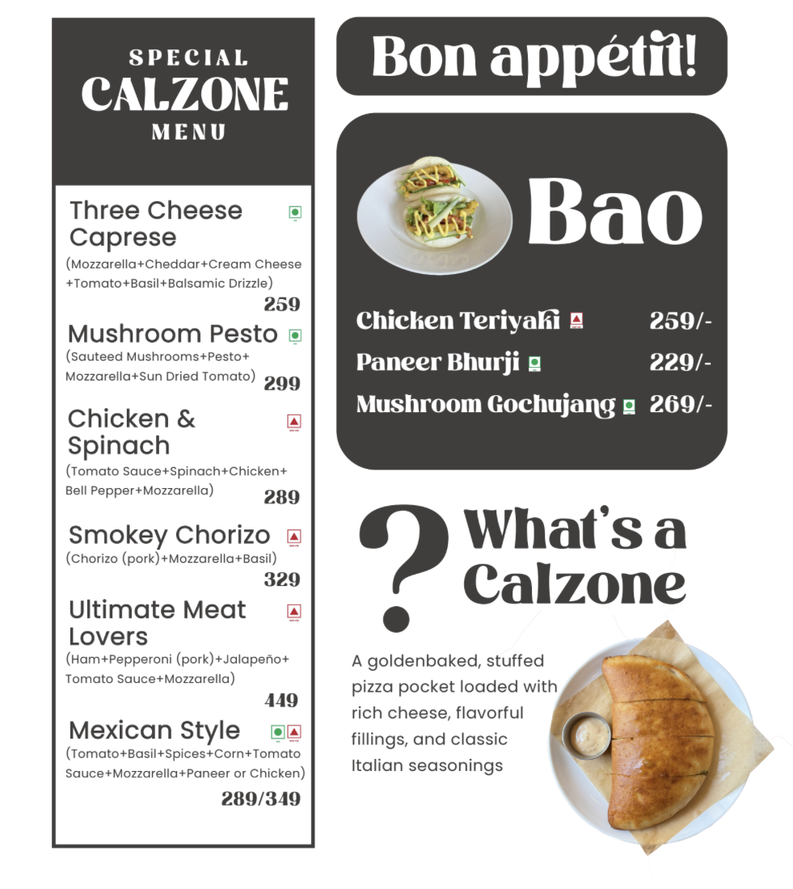
#> input picture data/task_menu_1.png, 793 x 889 px, shrunk from 981 x 1100 before the run
$ jupyter execute --allow-errors check.ipynb
#> lines starting #> are read from the running program, lines starting #| are printed output that depends on the picture; after the words box and inside, x2 and y2 are one past the last pixel; in counts of white or black regions, pixels touching at a corner belong together
[cell 1]
from PIL import Image
import os
import cv2
from matplotlib import pyplot as plt

image_file = os.path.join(os.getcwd(),'data/task_menu_1.png')
im = Image.open(image_file)
#> im is the input picture: PIL image 793x889 RGBA; mean R, G, B, A 192.7, 190.6, 188.1, 255
print(im)
#| <PIL.PngImagePlugin.PngImageFile image mode=RGBA size=793x889 at 0x7F6EFC125490>
image = cv2.imread((image_file))
# im.show()

[cell 2]
#https://stackoverflow.com/questions/28816046/
#displaying-different-images-with-actual-size-in-matplotlib-subplot
def display(im_path):
#> called with im_path = 'data/task_menu_1.png'
    dpi = 80
    im_data = plt.imread(im_path)

    height, width  = im_data.shape[:2]
#> height = 889; width = 793

    # What size does the figure need to be in inches to fit the image?
    figsize = width / float(dpi), height / float(dpi)
#> figsize = (9.91, 11.11)

    # Create a figure of the right size with one axes that takes up the full figure
    fig = plt.figure(figsize=figsize)
    ax = fig.add_axes([0, 0, 1, 1])

    # Hide spines, ticks, etc.
    ax.axis('off')

    # Display the image.
    ax.imshow(im_data, cmap='gray')

    plt.show()

[cell 3]
display(image_file)

## Binarization

[cell 4]
def grayscale(image):
    return cv2.cvtColor(image, cv2.COLOR_RGBA2GRAY)
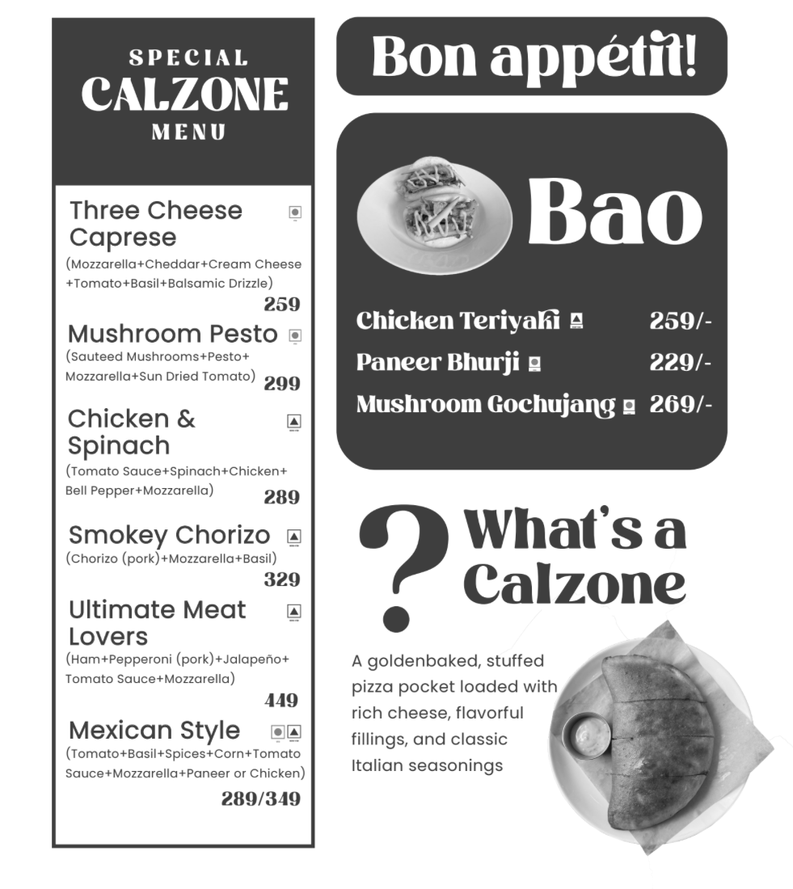
#> returned value: shape (889, 793); min 13, max 255, mean 190.1

[cell 5]
grey_image = grayscale(image)
cv2.imwrite("temp/task_menu_1_gray.png", grey_image)
#> Out = True

[cell 6]
display("temp/task_menu_1_gray.png")

## Inverted Image

[cell 7]
inverted_image = cv2.bitwise_not(grey_image)
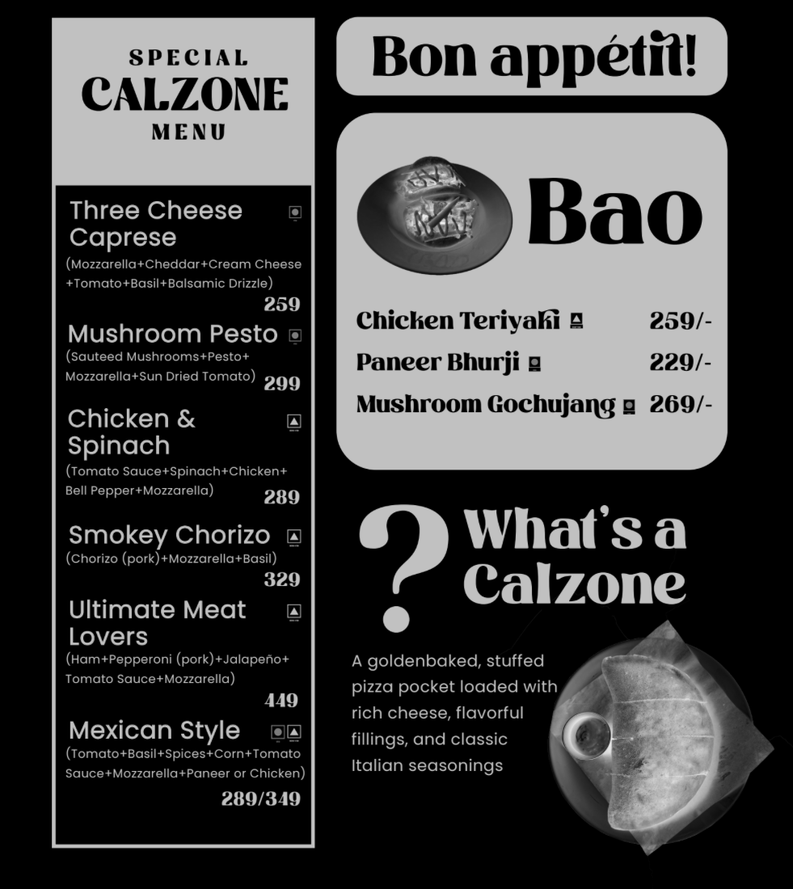
#> inverted_image: shape (889, 793); min 0, max 242, mean 64.9
cv2.imwrite("temp/inverted_task_menu_1.png", inverted_image)
#> Out = True

[cell 8]
display("temp/inverted_task_menu_1.png")

## Noise Removal

[cell 9]
def noise_removal(image):
    import numpy as np
    kernel = np.ones((1, 1), np.uint8)
    image = cv2.dilate(image, kernel, iterations=1)
    kernel = np.ones((1, 1), np.uint8)
    image = cv2.erode(image, kernel, iterations=1)
    image = cv2.morphologyEx(image, cv2.MORPH_CLOSE, kernel)
    image = cv2.medianBlur(image, 3)
#> image: shape (889, 793)
    return (image)

[cell 10]
no_noise = noise_removal(grey_image)
cv2.imwrite("temp/no_noise_task_menu_1.png", no_noise)
#> Out = True

[cell 11]
display("temp/no_noise_task_menu_1.png")

## OCR

[cell 12]
import pytesseract
from PIL import Image
pytesseract.pytesseract.tesseract_cmd = r"C:\Program Files\Tesseract-OCR\tesseract.exe"  # Windows

#> (a cell that did not finish here is left out)

#> (a cell that did not finish here is left out)

This is multicolumnar data, so not accurate. I'll create bouding boxes to seperate each column. App

[cell 15]
gray = gray = cv2.cvtColor(image, cv2.COLOR_BGRA2GRAY)


blur = cv2.GaussianBlur(gray, (5,5), 0)
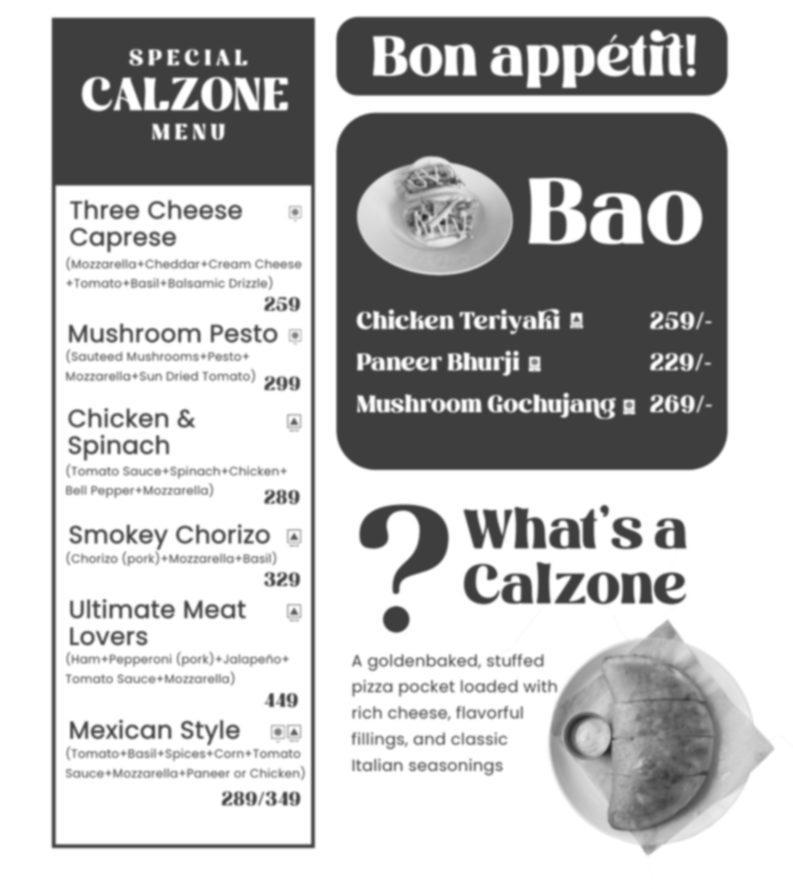
#> blur: shape (889, 793); min 37, max 255, mean 190.8

[cell 16]
cv2.imwrite("temp/index_blur.png", blur)
#> Out = True

[cell 17]
thresh = cv2.threshold(blur, 0, 255, cv2.THRESH_BINARY_INV + cv2.THRESH_OTSU)[1]
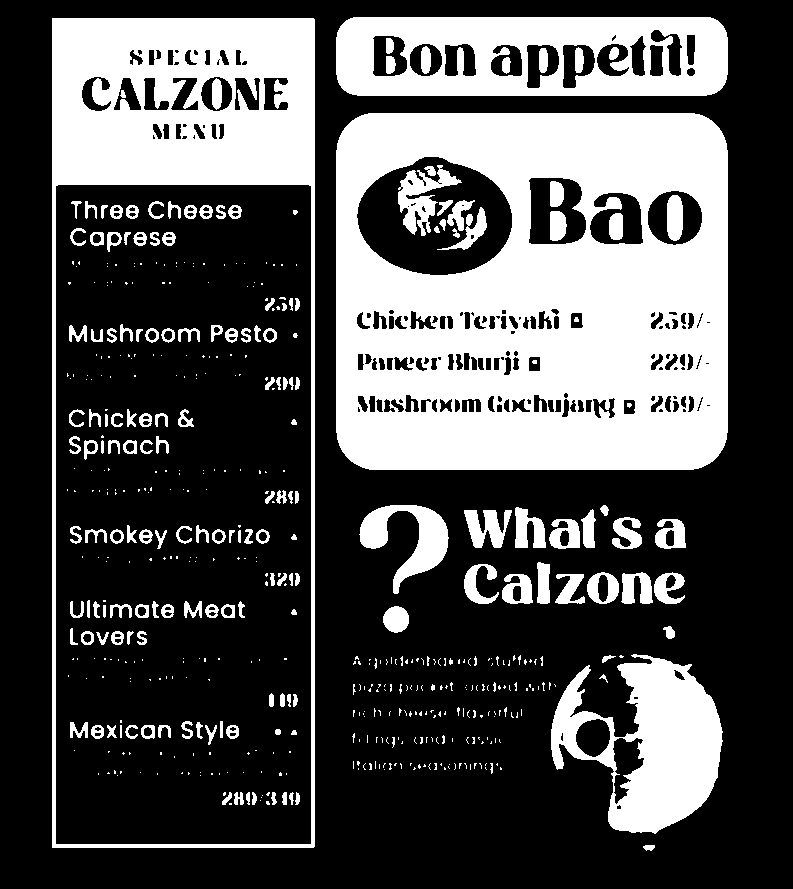
#> thresh: shape (889, 793); 32.1% white; 538 white regions (362 under 20 px)
cv2.imwrite("temp/index_thresh.png", thresh)
#> Out = True

[cell 18]
cnts = cv2.findContours(gray, cv2.RETR_EXTERNAL, cv2.CHAIN_APPROX_SIMPLE)
#> cnts = 1 contour; box (x1, y1, x2, y2) and area: (0, 0, 793, 889) 703296
cnts = cnts[0] if len(cnts) == 2 else cnts[1]
#> cnts = [[[0, 0], [0, 888], [792, 888], [792, 0]]]
cnts = sorted(cnts, key=lambda x: cv2.boundingRect(x)[0])
results  = []
#> (the rest of this cell did not finish here and is left out)

[cell 19]
# OCR each column
ocr_results = []
for col in results:
    pil_img = Image.fromarray(col)
    text = pytesseract.image_to_string(pil_img, lang="eng")
    ocr_results.append(text)

# Join results, split lines, and extract candidate named entities
all_text = "\n".join(ocr_results)
lines = all_text.split('\n')
candidates = []
for line in lines:
    cleaned = line.strip()
    if cleaned and cleaned.isupper():  # Basic rule, refine as needed
        candidates.append(cleaned)

# Deduplicate, preserving order
seen = set()
entities = []
for name in candidates:
    if name not in seen:
        seen.add(name)
        entities.append(name)

# Print result
for entity in entities:
    print(entity)

$ run again, with data/task_menu_2.png copied over data/task_menu_1.png
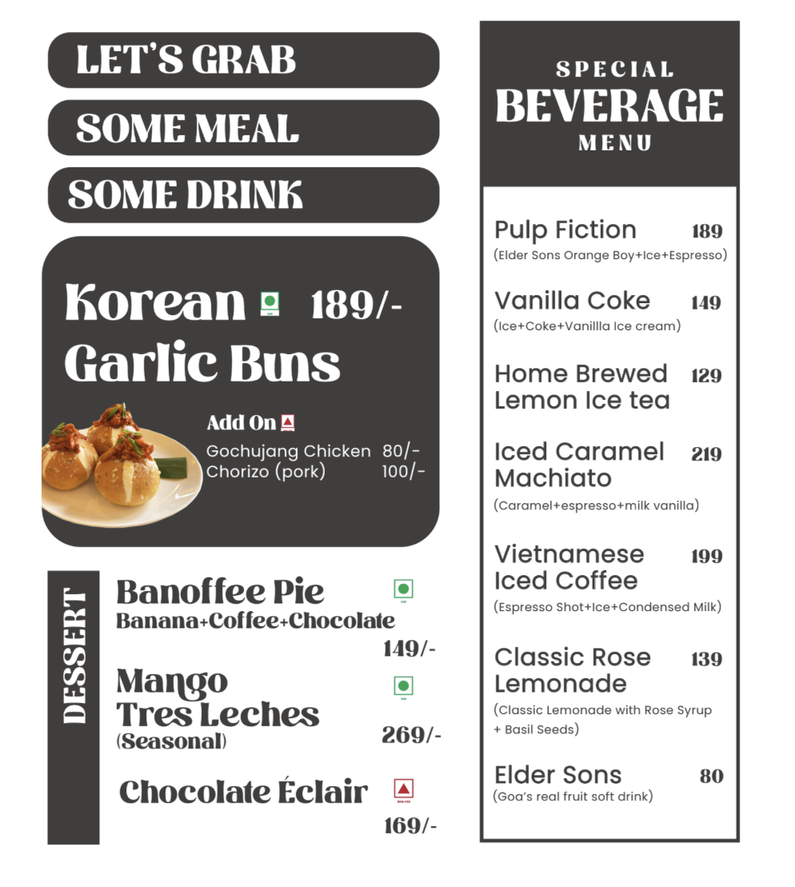
#> input picture data/task_menu_2.png, 795 x 887 px, shrunk from 994 x 1109 before the run
#> im is the input picture: PIL image 795x887 RGBA; mean R, G, B, A 189.8, 188.3, 186.9, 255
#| <PIL.PngImagePlugin.PngImageFile image mode=RGBA size=795x887 at 0x7F6EFBA7E250>
#> `cv2.imwrite("temp/task_menu_1_gray.png", grey_image)`: Out = True
#> im_data: shape (887, 795) float32
#> `inverted_image = cv2.bitwise_not(grey_image)`:
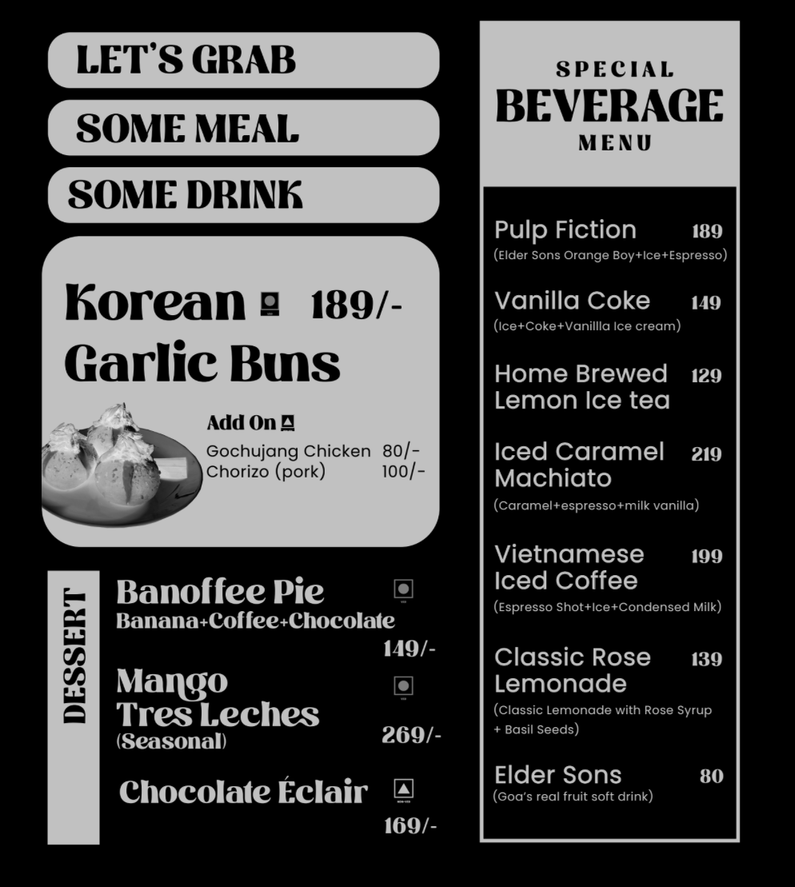
#> inverted_image: shape (887, 795); min 0, max 234, mean 67
#> `thresh = cv2.threshold(blur, 0, 255, cv2.THRESH_BINARY_INV + cv2.THRES..`:
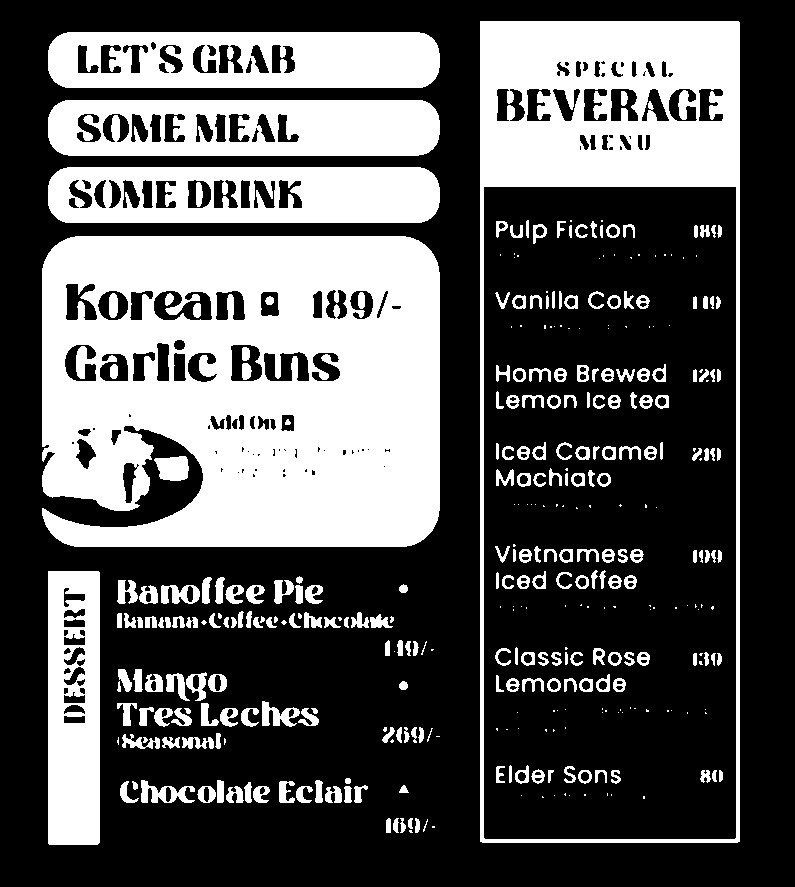
#> thresh: shape (887, 795); 34.5% white; 368 white regions (120 under 20 px)
#> `cnts = cv2.findContours(gray, cv2.RETR_EXTERNAL, cv2.CHAIN_APPROX_SIMP..`: cnts = 1 contour; box (x1, y1, x2, y2) and area: (0, 0, 795, 887) 703484
#> `cnts = cnts[0] if len(cnts) == 2 else cnts[1]`: cnts = [[[0, 0], [0, 886], [794, 886], [794, 0]]]
